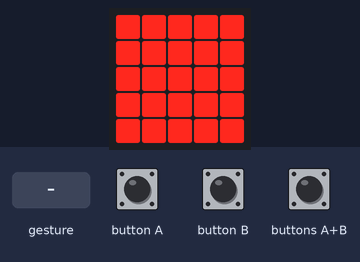
Simulated run of this program. Board: BBC micro:bit (MakeCode). Parts: the board's 5×5 LED display. The test bench sets the inputs (shaded band). A tilt is held for 1.5 s and a shake lasts 1 s, then the board lies face up again.

Above: at 1.2 s.
1.3 s: gesture 'logo up'
At 2.6 s:
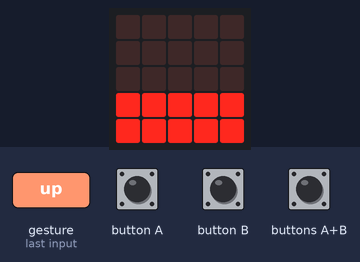
4.3 s: gesture 'logo down'
At 5.6 s:
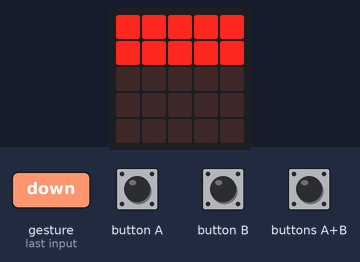
7.3 s: gesture 'tilt left'
At 8.5 s:
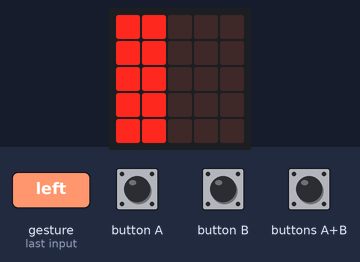
10.3 s: gesture 'shake'
At 10.7 s:
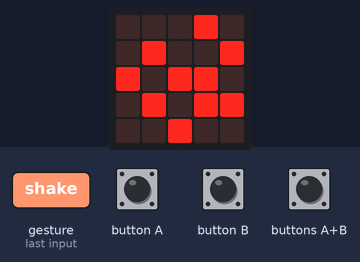
13.3 s: gesture 'tilt right'
At 14.2 s:
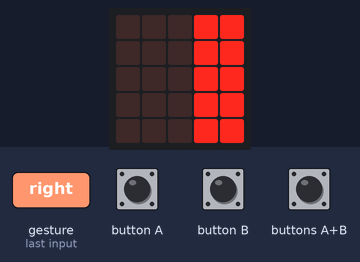
Timing chart, 0 to 16.3 s (numbered marks = the images above; inputs shaded):
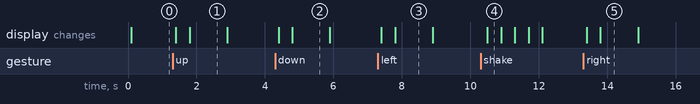

The program:

main.ts
```typescript
input.onGesture(Gesture.LogoUp, function () {
    basic.showLeds(`
        . . . . .
        . . . . .
        # # # # #
        # # # # #
        . . . . .
        `)
    basic.showLeds(`
        . . . . .
        . . . . .
        . . . . .
        # # # # #
        # # # # #
        `)
})
input.onGesture(Gesture.LogoDown, function () {
    basic.showLeds(`
        . . . . .
        # # # # #
        # # # # #
        . . . . .
        . . . . .
        `)
    basic.showLeds(`
        # # # # #
        # # # # #
        . . . . .
        . . . . .
        . . . . .
        `)
})
input.onGesture(Gesture.TiltLeft, function () {
    basic.showLeds(`
        . # # . .
        . # # . .
        . # # . .
        . # # . .
        . # # . .
        `)
    basic.showLeds(`
        # # . . .
        # # . . .
        # # . . .
        # # . . .
        # # . . .
        `)
})
input.onGesture(Gesture.ScreenDown, function () {
    basic.showLeds(`
        # # # # #
        # # # # #
        # # # # #
        # # # # #
        # # # # #
        `)
})
input.onGesture(Gesture.FreeFall, function () {

})
input.onButtonPressed(Button.A, function () {

})
input.onGesture(Gesture.Shake, function () {
    basic.showLeds(`
        . . . # .
        . # . . #
        # . # # .
        . # . # #
        . . # . .
        `)
    basic.showLeds(`
        . # . . .
        # . . # .
        . # # . #
        # # . # .
        . . # . .
        `)
    basic.showLeds(`
        . . . # .
        . # . . #
        # . # # .
        . # . # #
        . . # . .
        `)
    basic.showLeds(`
        . # . . .
        # . . # .
        . # # . #
        # # . # .
        . . # . .
        `)
})
input.onGesture(Gesture.ScreenUp, function () {
    basic.showLeds(`
        # # # # #
        # # # # #
        # # # # #
        # # # # #
        # # # # #
        `)
})
input.onButtonPressed(Button.AB, function () {

})
input.onButtonPressed(Button.B, function () {

})
input.onGesture(Gesture.TiltRight, function () {
    basic.showLeds(`
        . . # # .
        . . # # .
        . . # # .
        . . # # .
        . . # # .
        `)
    basic.showLeds(`
        . . . # #
        . . . # #
        . . . # #
        . . . # #
        . . . # #
        `)
})
basic.forever(function () {

})
```

test.ts
```typescript
// 在這裡測試；當此封包作為擴充功能時，將不會編譯此內容。
```

Measured:
- after the input at 1.3 s, the display: first changes after 0.10 s (image 1 shows a later state)
- after the input at 4.3 s, the display: first changes after 0.10 s (image 2 shows a later state)
- after the input at 7.3 s, the display: first changes after 0.10 s (image 3 shows a later state)
- after the input at 10.3 s, the display: changes after 0.20 s (image 4)
- after the input at 13.3 s, the display: first changes after 0.10 s (image 5 shows a later state)
- what the display in image 1 shows lasts 1.1 s, from 1.8 s to 2.9 s
- what the display in image 4 shows lasts 0.4 s, from 10.5 s to 10.9 s
